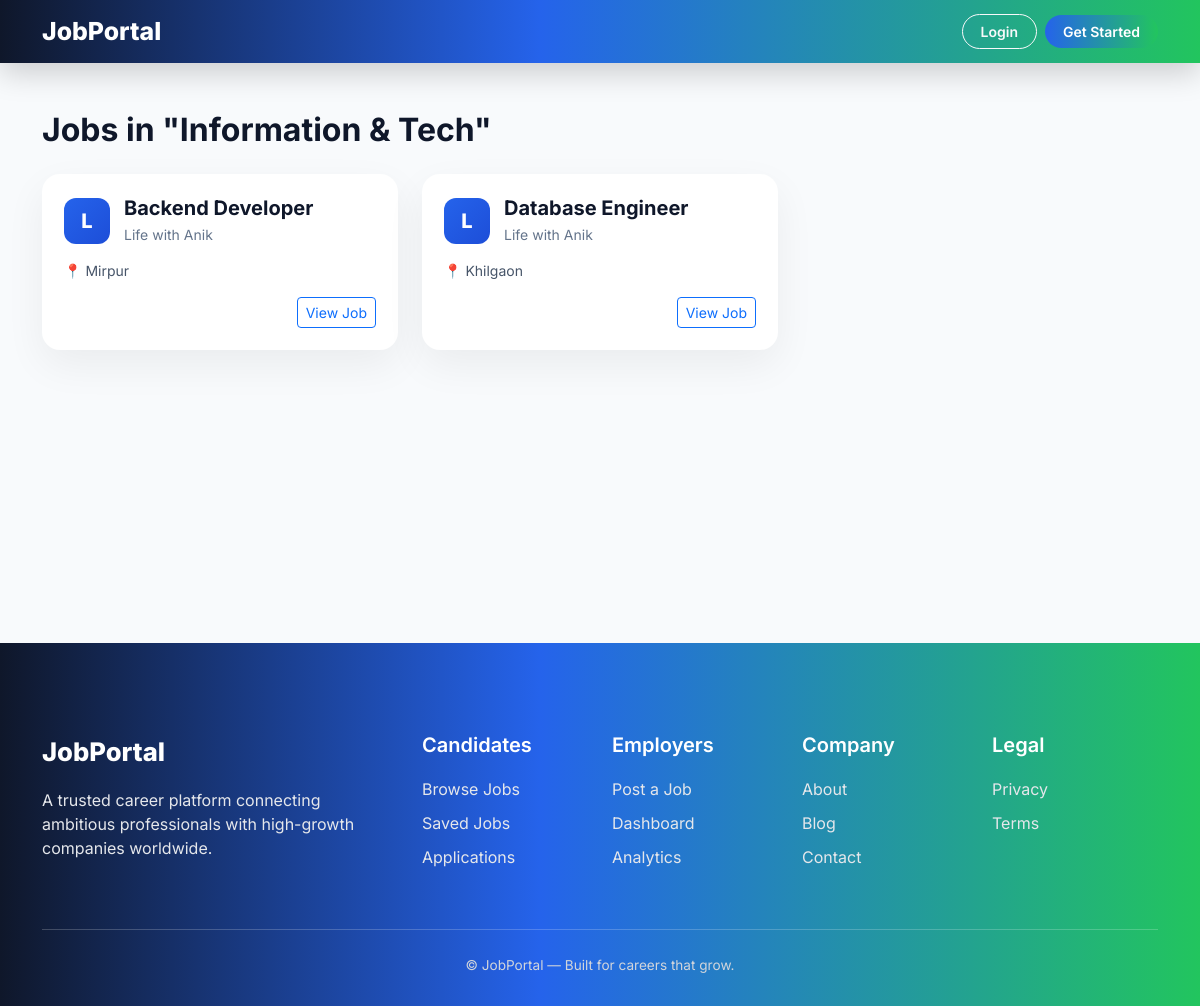
Before: /category/information-tech/ with the older database file.
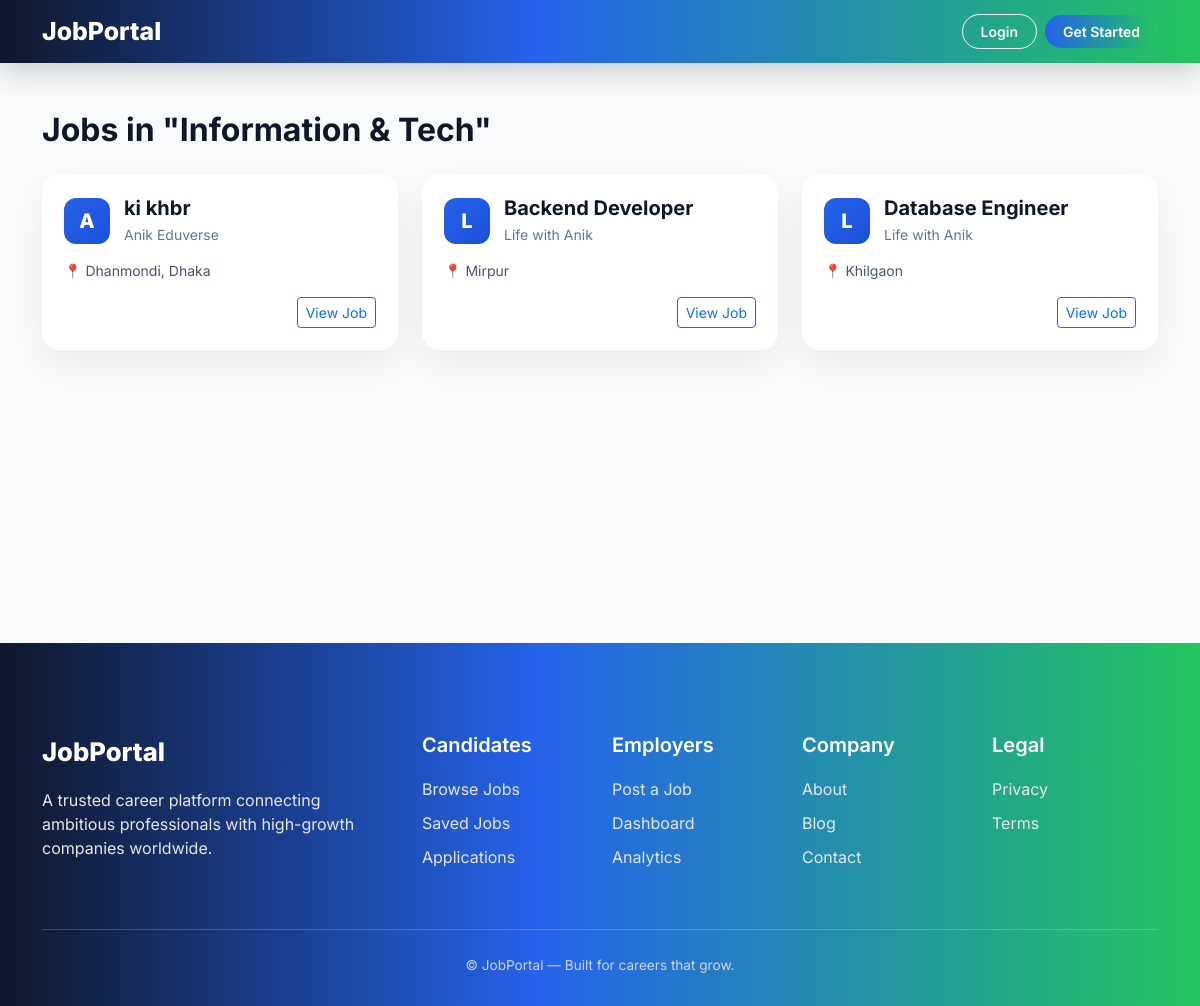
After: the same page with the newer database file.
### jobs/models.py (models this page shows, shortened)
class Job(models.Model):
    JOB_TYPE = (
        ('full_time', 'Full Time'),
        ('part_time', 'Part Time'),
        ('remote', 'Remote'),
    )
    category = models.ForeignKey(
        Category,
        on_delete=models.SET_NULL,
        null=True,
        related_name='jobs'
    )
    company = models.ForeignKey(Company, on_delete=models.CASCADE)
    title = models.CharField(max_length=200)
    location = models.CharField(max_length=200)
    job_type = models.CharField(max_length=20, choices=JOB_TYPE)
    salary = models.CharField(max_length=100, blank=True)
    description = models.TextField()
    requirements = models.TextField()
    deadline = models.DateField()
    is_featured = models.BooleanField(default=False)
    featured_until = models.DateTimeField(null=True, blank=True)
    created_at = models.DateTimeField(auto_now_add=True)

### companies/models.py (models this page shows, shortened)
class Company(models.Model):
    owner = models.OneToOneField(User, on_delete=models.CASCADE)
    name = models.CharField(max_length=200)
    logo = models.ImageField(upload_to='company_logos/', blank=True, null=True)
    description = models.TextField()
    website = models.URLField(blank=True)
    location = models.CharField(max_length=200)

### jobs/views.py (the view)
# urls.py: path('category/<slug:slug>/', views.jobs_by_category, name='jobs_by_category'),
def jobs_by_category(request, slug):
    category = get_object_or_404(Category, slug=slug)
    jobs = Job.objects.filter(
        category=category
    ).order_by('-created_at')
    return render(request, 'jobs/jobs_by_category.html', {
        'category': category,
        'jobs': jobs,
    })

### templates/jobs/jobs_by_category.html (shortened to what this page needs)
{% extends "base.html" %}
{% block content %}
<section class="category-jobs-section py-5">
  <div class="container">
    <h2 class="fw-bold mb-4">
      Jobs in "{{ category.name }}"
    </h2>
    <div class="row">
      {% for job in jobs %}
      <div class="col-lg-4 col-md-6 mb-4">
        <div class="job-modern-card h-100">
          <div class="job-card-top">
            <div class="job-icon">
              {{ job.company.name|slice:":1"|upper }}
            </div>
            <div>
              <h5 class="job-title">{{ job.title }}</h5>
              <span class="company-name">{{ job.company.name }}</span>
            </div>
          </div>
          <div class="job-meta">
            <span>📍 {{ job.location }}</span>
          </div>
          <div class="job-card-action">
            <a href="{% url 'job_detail' job.id %}"
               class="btn btn-outline-primary btn-sm">
              View Job
            </a>
          </div>
        </div>
      </div>
      {% endfor %}
    </div>
  </div>
</section>
{% endblock %}

Changed rows visible on the page:
added Job: company.name "A", title "ki khbr", company.name "Anik Eduverse", location "Dhanmondi, Dhaka"
